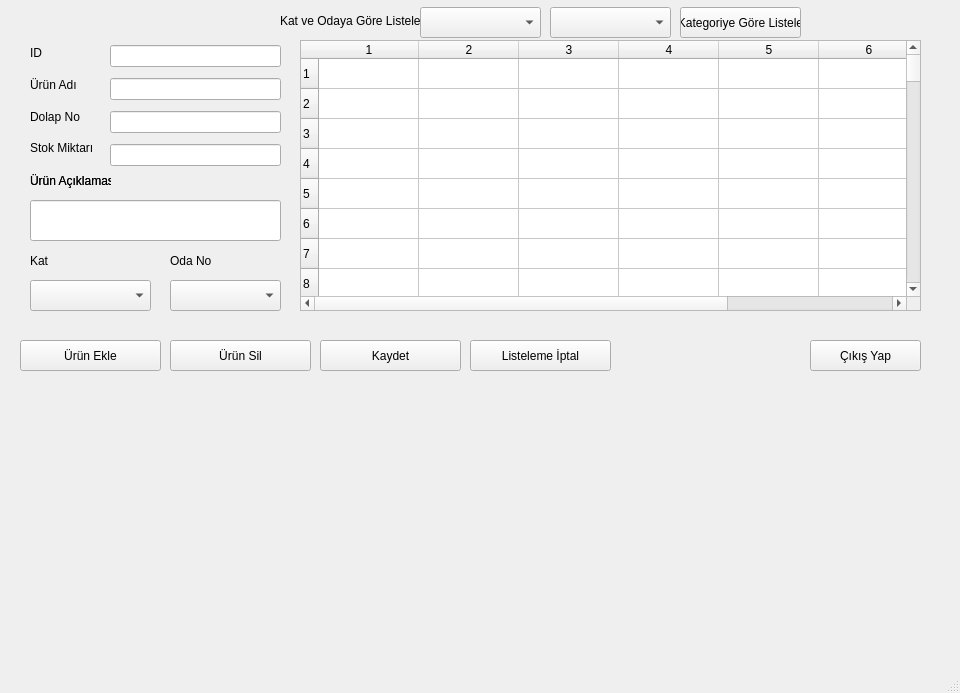
<?xml version="1.0" encoding="UTF-8"?>
<ui version="4.0">
 <class>MainWindow</class>
 <widget class="QMainWindow" name="MainWindow">
  <property name="geometry">
   <rect>
    <x>0</x>
    <y>0</y>
    <width>960</width>
    <height>693</height>
   </rect>
  </property>
  <property name="windowTitle">
   <string>Stok Takip Programı</string>
  </property>
  <property name="autoFillBackground">
   <bool>false</bool>
  </property>
  <property name="animated">
   <bool>true</bool>
  </property>
  <property name="documentMode">
   <bool>false</bool>
  </property>
  <widget class="QWidget" name="centralwidget">
   <widget class="QLabel" name="label_5">
    <property name="geometry">
     <rect>
      <x>30</x>
      <y>170</y>
      <width>81</width>
      <height>21</height>
     </rect>
    </property>
    <property name="text">
     <string>Ürün Açıklaması</string>
    </property>
   </widget>
   <widget class="QComboBox" name="cmbodaNo">
    <property name="geometry">
     <rect>
      <x>170</x>
      <y>280</y>
      <width>111</width>
      <height>31</height>
     </rect>
    </property>
    <property name="currentIndex">
     <number>0</number>
    </property>
    <item>
     <property name="text">
      <string/>
     </property>
    </item>
    <item>
     <property name="text">
      <string>Z01</string>
     </property>
    </item>
    <item>
     <property name="text">
      <string>Z02</string>
     </property>
    </item>
    <item>
     <property name="text">
      <string>Z03</string>
     </property>
    </item>
    <item>
     <property name="text">
      <string>Z04</string>
     </property>
    </item>
    <item>
     <property name="text">
      <string>Z05</string>
     </property>
    </item>
    <item>
     <property name="text">
      <string>Z06</string>
     </property>
    </item>
    <item>
     <property name="text">
      <string>Z07</string>
     </property>
    </item>
    <item>
     <property name="text">
      <string>Z08</string>
     </property>
    </item>
    <item>
     <property name="text">
      <string>Z09</string>
     </property>
    </item>
    <item>
     <property name="text">
      <string>Z10</string>
     </property>
    </item>
    <item>
     <property name="text">
      <string>Z11</string>
     </property>
    </item>
    <item>
     <property name="text">
      <string>Z13</string>
     </property>
    </item>
    <item>
     <property name="text">
      <string>Z15</string>
     </property>
    </item>
    <item>
     <property name="text">
      <string>Z19</string>
     </property>
    </item>
    <item>
     <property name="text">
      <string>Z21</string>
     </property>
    </item>
    <item>
     <property name="text">
      <string>Z23</string>
     </property>
    </item>
    <item>
     <property name="text">
      <string>101</string>
     </property>
    </item>
    <item>
     <property name="text">
      <string>102</string>
     </property>
    </item>
    <item>
     <property name="text">
      <string>103</string>
     </property>
    </item>
    <item>
     <property name="text">
      <string>104</string>
     </property>
    </item>
    <item>
     <property name="text">
      <string>105</string>
     </property>
    </item>
    <item>
     <property name="text">
      <string>106</string>
     </property>
    </item>
    <item>
     <property name="text">
      <string>107</string>
     </property>
    </item>
    <item>
     <property name="text">
      <string>108</string>
     </property>
    </item>
    <item>
     <property name="text">
      <string>109</string>
     </property>
    </item>
    <item>
     <property name="text">
      <string>110</string>
     </property>
    </item>
    <item>
     <property name="text">
      <string>111</string>
     </property>
    </item>
    <item>
     <property name="text">
      <string>112</string>
     </property>
    </item>
    <item>
     <property name="text">
      <string>113</string>
     </property>
    </item>
    <item>
     <property name="text">
      <string>114</string>
     </property>
    </item>
    <item>
     <property name="text">
      <string>115</string>
     </property>
    </item>
    <item>
     <property name="text">
      <string>116</string>
     </property>
    </item>
    <item>
     <property name="text">
      <string>118</string>
     </property>
    </item>
    <item>
     <property name="text">
      <string>121</string>
     </property>
    </item>
    <item>
     <property name="text">
      <string>123</string>
     </property>
    </item>
    <item>
     <property name="text">
      <string>125</string>
     </property>
    </item>
    <item>
     <property name="text">
      <string>127</string>
     </property>
    </item>
   </widget>
   <widget class="QComboBox" name="cmbkat">
    <property name="geometry">
     <rect>
      <x>30</x>
      <y>280</y>
      <width>121</width>
      <height>31</height>
     </rect>
    </property>
    <property name="currentIndex">
     <number>0</number>
    </property>
    <item>
     <property name="text">
      <string/>
     </property>
    </item>
    <item>
     <property name="text">
      <string>Kat.1</string>
     </property>
    </item>
    <item>
     <property name="text">
      <string>Kat.2</string>
     </property>
    </item>
   </widget>
   <widget class="QLabel" name="label_6">
    <property name="geometry">
     <rect>
      <x>30</x>
      <y>170</y>
      <width>81</width>
      <height>21</height>
     </rect>
    </property>
    <property name="text">
     <string>Ürün Açıklaması</string>
    </property>
   </widget>
   <widget class="QLabel" name="label_7">
    <property name="geometry">
     <rect>
      <x>170</x>
      <y>250</y>
      <width>81</width>
      <height>21</height>
     </rect>
    </property>
    <property name="text">
     <string>Oda No</string>
    </property>
   </widget>
   <widget class="QLabel" name="label_8">
    <property name="geometry">
     <rect>
      <x>30</x>
      <y>250</y>
      <width>81</width>
      <height>21</height>
     </rect>
    </property>
    <property name="text">
     <string>Kat</string>
    </property>
   </widget>
   <widget class="QLineEdit" name="lneurunAciklama">
    <property name="geometry">
     <rect>
      <x>30</x>
      <y>200</y>
      <width>251</width>
      <height>41</height>
     </rect>
    </property>
   </widget>
   <widget class="QTableWidget" name="tblListele">
    <property name="geometry">
     <rect>
      <x>300</x>
      <y>40</y>
      <width>621</width>
      <height>271</height>
     </rect>
    </property>
    <property name="rowCount">
     <number>60</number>
    </property>
    <property name="columnCount">
     <number>7</number>
    </property>
    <row/>
    <row/>
    <row/>
    <row/>
    <row/>
    <row/>
    <row/>
    <row/>
    <row/>
    <row/>
    <row/>
    <row/>
    <row/>
    <row/>
    <row/>
    <row/>
    <row/>
    <row/>
    <row/>
    <row/>
    <row/>
    <row/>
    <row/>
    <row/>
    <row/>
    <row/>
    <row/>
    <row/>
    <row/>
    <row/>
    <row/>
    <row/>
    <row/>
    <row/>
    <row/>
    <row/>
    <row/>
    <row/>
    <row/>
    <row/>
    <row/>
    <row/>
    <row/>
    <row/>
    <row/>
    <row/>
    <row/>
    <row/>
    <row/>
    <row/>
    <row/>
    <row/>
    <row/>
    <row/>
    <row/>
    <row/>
    <row/>
    <row/>
    <row/>
    <row/>
    <column/>
    <column/>
    <column/>
    <column/>
    <column/>
    <column/>
    <column/>
   </widget>
   <widget class="QComboBox" name="cmbKategorListele">
    <property name="geometry">
     <rect>
      <x>420</x>
      <y>7</y>
      <width>121</width>
      <height>31</height>
     </rect>
    </property>
    <property name="currentText">
     <string/>
    </property>
    <property name="currentIndex">
     <number>0</number>
    </property>
    <item>
     <property name="text">
      <string/>
     </property>
    </item>
    <item>
     <property name="text">
      <string>Kat.1</string>
     </property>
    </item>
    <item>
     <property name="text">
      <string>Kat.2</string>
     </property>
    </item>
   </widget>
   <widget class="QLabel" name="label_9">
    <property name="geometry">
     <rect>
      <x>280</x>
      <y>10</y>
      <width>141</width>
      <height>21</height>
     </rect>
    </property>
    <property name="text">
     <string>Kat ve Odaya Göre Listele</string>
    </property>
   </widget>
   <widget class="QPushButton" name="btnKategoriyeGoreListele">
    <property name="geometry">
     <rect>
      <x>680</x>
      <y>7</y>
      <width>121</width>
      <height>31</height>
     </rect>
    </property>
    <property name="text">
     <string>Kategoriye Göre Listele</string>
    </property>
   </widget>
   <widget class="QPushButton" name="btnEkle">
    <property name="geometry">
     <rect>
      <x>20</x>
      <y>340</y>
      <width>141</width>
      <height>31</height>
     </rect>
    </property>
    <property name="text">
     <string>Ürün Ekle</string>
    </property>
   </widget>
   <widget class="QPushButton" name="btnSil">
    <property name="geometry">
     <rect>
      <x>170</x>
      <y>340</y>
      <width>141</width>
      <height>31</height>
     </rect>
    </property>
    <property name="text">
     <string>Ürün Sil</string>
    </property>
   </widget>
   <widget class="QPushButton" name="btnGuncelle">
    <property name="geometry">
     <rect>
      <x>320</x>
      <y>340</y>
      <width>141</width>
      <height>31</height>
     </rect>
    </property>
    <property name="text">
     <string>Kaydet</string>
    </property>
   </widget>
   <widget class="QPushButton" name="btnListele">
    <property name="geometry">
     <rect>
      <x>470</x>
      <y>340</y>
      <width>141</width>
      <height>31</height>
     </rect>
    </property>
    <property name="text">
     <string>Listeleme İptal</string>
    </property>
   </widget>
   <widget class="QWidget" name="layoutWidget">
    <property name="geometry">
     <rect>
      <x>30</x>
      <y>40</y>
      <width>81</width>
      <height>121</height>
     </rect>
    </property>
    <layout class="QVBoxLayout" name="verticalLayout">
     <item>
      <widget class="QLabel" name="label">
       <property name="text">
        <string>ID</string>
       </property>
      </widget>
     </item>
     <item>
      <widget class="QLabel" name="label_2">
       <property name="text">
        <string>Ürün Adı</string>
       </property>
      </widget>
     </item>
     <item>
      <widget class="QLabel" name="label_3">
       <property name="text">
        <string>Dolap No</string>
       </property>
      </widget>
     </item>
     <item>
      <widget class="QLabel" name="label_4">
       <property name="text">
        <string>Stok Miktarı</string>
       </property>
      </widget>
     </item>
    </layout>
   </widget>
   <widget class="QWidget" name="layoutWidget">
    <property name="geometry">
     <rect>
      <x>110</x>
      <y>40</y>
      <width>171</width>
      <height>131</height>
     </rect>
    </property>
    <layout class="QVBoxLayout" name="verticalLayout_2">
     <item>
      <widget class="QLineEdit" name="lneurunKodu"/>
     </item>
     <item>
      <widget class="QLineEdit" name="lneurunAdi"/>
     </item>
     <item>
      <widget class="QLineEdit" name="lnedolapNo"/>
     </item>
     <item>
      <widget class="QLineEdit" name="lnestokMiktari"/>
     </item>
    </layout>
   </widget>
   <widget class="QComboBox" name="cmbKategorListele1">
    <property name="geometry">
     <rect>
      <x>550</x>
      <y>7</y>
      <width>121</width>
      <height>31</height>
     </rect>
    </property>
    <property name="currentIndex">
     <number>0</number>
    </property>
    <item>
     <property name="text">
      <string/>
     </property>
    </item>
    <item>
     <property name="text">
      <string>Z01</string>
     </property>
    </item>
    <item>
     <property name="text">
      <string>Z02</string>
     </property>
    </item>
    <item>
     <property name="text">
      <string>Z03</string>
     </property>
    </item>
    <item>
     <property name="text">
      <string>Z04</string>
     </property>
    </item>
    <item>
     <property name="text">
      <string>Z05</string>
     </property>
    </item>
    <item>
     <property name="text">
      <string>Z06</string>
     </property>
    </item>
    <item>
     <property name="text">
      <string>Z07</string>
     </property>
    </item>
    <item>
     <property name="text">
      <string>Z08</string>
     </property>
    </item>
    <item>
     <property name="text">
      <string>Z09</string>
     </property>
    </item>
    <item>
     <property name="text">
      <string>Z10</string>
     </property>
    </item>
    <item>
     <property name="text">
      <string>Z11</string>
     </property>
    </item>
    <item>
     <property name="text">
      <string>Z13</string>
     </property>
    </item>
    <item>
     <property name="text">
      <string>Z15</string>
     </property>
    </item>
    <item>
     <property name="text">
      <string>Z19</string>
     </property>
    </item>
    <item>
     <property name="text">
      <string>Z21</string>
     </property>
    </item>
    <item>
     <property name="text">
      <string>Z23</string>
     </property>
    </item>
    <item>
     <property name="text">
      <string>101</string>
     </property>
    </item>
    <item>
     <property name="text">
      <string>102</string>
     </property>
    </item>
    <item>
     <property name="text">
      <string>103</string>
     </property>
    </item>
    <item>
     <property name="text">
      <string>104</string>
     </property>
    </item>
    <item>
     <property name="text">
      <string>105</string>
     </property>
    </item>
    <item>
     <property name="text">
      <string>106</string>
     </property>
    </item>
    <item>
     <property name="text">
      <string>107</string>
     </property>
    </item>
    <item>
     <property name="text">
      <string>108</string>
     </property>
    </item>
    <item>
     <property name="text">
      <string>109</string>
     </property>
    </item>
    <item>
     <property name="text">
      <string>110</string>
     </property>
    </item>
    <item>
     <property name="text">
      <string>111</string>
     </property>
    </item>
    <item>
     <property name="text">
      <string>112</string>
     </property>
    </item>
    <item>
     <property name="text">
      <string>113</string>
     </property>
    </item>
    <item>
     <property name="text">
      <string>114</string>
     </property>
    </item>
    <item>
     <property name="text">
      <string>115</string>
     </property>
    </item>
    <item>
     <property name="text">
      <string>116</string>
     </property>
    </item>
    <item>
     <property name="text">
      <string>118</string>
     </property>
    </item>
    <item>
     <property name="text">
      <string>121</string>
     </property>
    </item>
    <item>
     <property name="text">
      <string>123</string>
     </property>
    </item>
    <item>
     <property name="text">
      <string>125</string>
     </property>
    </item>
    <item>
     <property name="text">
      <string>127</string>
     </property>
    </item>
   </widget>
   <widget class="QLabel" name="label_11">
    <property name="geometry">
     <rect>
      <x>30</x>
      <y>420</y>
      <width>441</width>
      <height>221</height>
     </rect>
    </property>
    <property name="text">
     <string/>
    </property>
    <property name="pixmap">
     <pixmap>kat1.png</pixmap>
    </property>
   </widget>
   <widget class="QLabel" name="label_12">
    <property name="geometry">
     <rect>
      <x>480</x>
      <y>420</y>
      <width>441</width>
      <height>221</height>
     </rect>
    </property>
    <property name="text">
     <string/>
    </property>
    <property name="pixmap">
     <pixmap>kat2.png</pixmap>
    </property>
   </widget>
   <widget class="QPushButton" name="cikisYap">
    <property name="geometry">
     <rect>
      <x>810</x>
      <y>340</y>
      <width>111</width>
      <height>31</height>
     </rect>
    </property>
    <property name="text">
     <string>Çıkış Yap</string>
    </property>
   </widget>
  </widget>
  <widget class="QMenuBar" name="menubar">
   <property name="geometry">
    <rect>
     <x>0</x>
     <y>0</y>
     <width>960</width>
     <height>21</height>
    </rect>
   </property>
  </widget>
  <widget class="QStatusBar" name="statusbar"/>
 </widget>
 <resources/>
 <connections/>
</ui>
